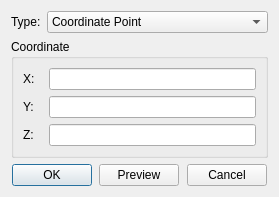
<?xml version="1.0" encoding="UTF-8"?>
<ui version="4.0">
 <class>PointCoordinateInfoDialog</class>
 <widget class="QDialog" name="PointCoordinateInfoDialog">
  <property name="geometry">
   <rect>
    <x>0</x>
    <y>0</y>
    <width>279</width>
    <height>183</height>
   </rect>
  </property>
  <property name="windowTitle">
   <string>Point</string>
  </property>
  <layout class="QGridLayout" name="gridLayout_5">
   <item row="0" column="0">
    <widget class="QWidget" name="widget_2" native="true">
     <property name="sizePolicy">
      <sizepolicy hsizetype="Preferred" vsizetype="Fixed">
       <horstretch>0</horstretch>
       <verstretch>0</verstretch>
      </sizepolicy>
     </property>
     <layout class="QGridLayout" name="gridLayout_2">
      <property name="leftMargin">
       <number>0</number>
      </property>
      <property name="topMargin">
       <number>0</number>
      </property>
      <property name="rightMargin">
       <number>0</number>
      </property>
      <property name="bottomMargin">
       <number>0</number>
      </property>
      <item row="0" column="0">
       <widget class="QLabel" name="label">
        <property name="sizePolicy">
         <sizepolicy hsizetype="Fixed" vsizetype="Preferred">
          <horstretch>0</horstretch>
          <verstretch>0</verstretch>
         </sizepolicy>
        </property>
        <property name="text">
         <string>Type:</string>
        </property>
       </widget>
      </item>
      <item row="0" column="1">
       <widget class="QComboBox" name="comb_type">
        <property name="currentIndex">
         <number>0</number>
        </property>
        <item>
         <property name="text">
          <string>Coordinate Point</string>
         </property>
        </item>
       </widget>
      </item>
     </layout>
    </widget>
   </item>
   <item row="1" column="0">
    <widget class="QStackedWidget" name="stackedWidget">
     <property name="currentIndex">
      <number>0</number>
     </property>
     <widget class="QWidget" name="page_coordinate">
      <layout class="QGridLayout" name="gridLayout">
       <property name="leftMargin">
        <number>0</number>
       </property>
       <property name="topMargin">
        <number>0</number>
       </property>
       <property name="rightMargin">
        <number>0</number>
       </property>
       <property name="bottomMargin">
        <number>0</number>
       </property>
       <property name="horizontalSpacing">
        <number>6</number>
       </property>
       <item row="0" column="0">
        <widget class="QGroupBox" name="groupBox">
         <property name="title">
          <string>Coordinate</string>
         </property>
         <layout class="QGridLayout" name="gridLayout_4">
          <item row="2" column="0">
           <widget class="QLabel" name="label_6">
            <property name="text">
             <string>Z:</string>
            </property>
           </widget>
          </item>
          <item row="1" column="0">
           <widget class="QLabel" name="label_5">
            <property name="text">
             <string>Y:</string>
            </property>
           </widget>
          </item>
          <item row="1" column="2">
           <widget class="Comp::FITKSciNotationLineEdit" name="le_coord_py"/>
          </item>
          <item row="0" column="0">
           <widget class="QLabel" name="label_2">
            <property name="text">
             <string>X:</string>
            </property>
           </widget>
          </item>
          <item row="2" column="2">
           <widget class="Comp::FITKSciNotationLineEdit" name="le_coord_pz"/>
          </item>
          <item row="0" column="2">
           <widget class="Comp::FITKSciNotationLineEdit" name="le_coord_px"/>
          </item>
          <item row="3" column="0">
           <spacer name="verticalSpacer">
            <property name="orientation">
             <enum>Qt::Vertical</enum>
            </property>
            <property name="sizeHint" stdset="0">
             <size>
              <width>20</width>
              <height>40</height>
             </size>
            </property>
           </spacer>
          </item>
         </layout>
        </widget>
       </item>
      </layout>
     </widget>
    </widget>
   </item>
   <item row="2" column="0">
    <widget class="QWidget" name="widget" native="true">
     <property name="sizePolicy">
      <sizepolicy hsizetype="Preferred" vsizetype="Fixed">
       <horstretch>0</horstretch>
       <verstretch>0</verstretch>
      </sizepolicy>
     </property>
     <layout class="QGridLayout" name="gridLayout_3">
      <property name="leftMargin">
       <number>0</number>
      </property>
      <property name="topMargin">
       <number>0</number>
      </property>
      <property name="rightMargin">
       <number>0</number>
      </property>
      <property name="bottomMargin">
       <number>0</number>
      </property>
      <item row="0" column="4">
       <spacer name="horizontalSpacer_3">
        <property name="orientation">
         <enum>Qt::Horizontal</enum>
        </property>
        <property name="sizeHint" stdset="0">
         <size>
          <width>40</width>
          <height>20</height>
         </size>
        </property>
       </spacer>
      </item>
      <item row="0" column="1">
       <widget class="QPushButton" name="pb_ok">
        <property name="text">
         <string>OK</string>
        </property>
       </widget>
      </item>
      <item row="0" column="3">
       <widget class="QPushButton" name="pb_preview">
        <property name="text">
         <string>Preview</string>
        </property>
       </widget>
      </item>
      <item row="0" column="5">
       <widget class="QPushButton" name="pb_cancel">
        <property name="text">
         <string>Cancel</string>
        </property>
       </widget>
      </item>
      <item row="0" column="2">
       <spacer name="horizontalSpacer_2">
        <property name="orientation">
         <enum>Qt::Horizontal</enum>
        </property>
        <property name="sizeHint" stdset="0">
         <size>
          <width>40</width>
          <height>20</height>
         </size>
        </property>
       </spacer>
      </item>
      <item row="0" column="0">
       <spacer name="horizontalSpacer">
        <property name="orientation">
         <enum>Qt::Horizontal</enum>
        </property>
        <property name="sizeHint" stdset="0">
         <size>
          <width>40</width>
          <height>20</height>
         </size>
        </property>
       </spacer>
      </item>
      <item row="0" column="6">
       <spacer name="horizontalSpacer_4">
        <property name="orientation">
         <enum>Qt::Horizontal</enum>
        </property>
        <property name="sizeHint" stdset="0">
         <size>
          <width>40</width>
          <height>20</height>
         </size>
        </property>
       </spacer>
      </item>
     </layout>
    </widget>
   </item>
  </layout>
 </widget>
 <customwidgets>
  <customwidget>
   <class>Comp::FITKSciNotationLineEdit</class>
   <extends>QLineEdit</extends>
   <header location="global">FITK_Component/FITKWidget/FITKSciNotationLineEdit.h</header>
  </customwidget>
 </customwidgets>
 <resources/>
 <connections/>
</ui>
